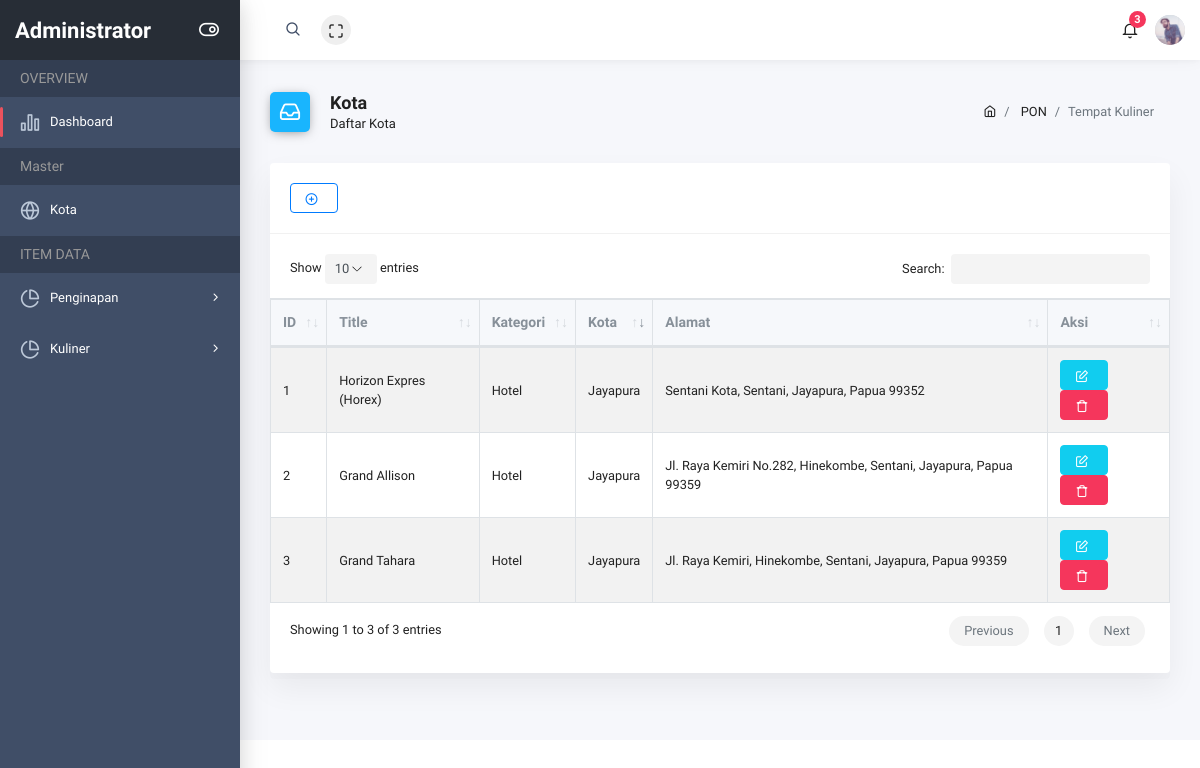
The app's page /penginapan (signed in) with its own data.
### pon/models.py (models this page shows, shortened)
class Penginapan(models.Model):
    id_penginapan = models.AutoField(primary_key=True)
    kategori = models.ForeignKey(Kategori_penginapan, on_delete=models.CASCADE)
    kota = models.ForeignKey(Kota, on_delete=models.CASCADE)
    title = models.CharField(max_length=150)
    slug = models.SlugField(max_length=150, blank=True)
    latitude = models.CharField(max_length=128)
    longitude = models.CharField(max_length=128)
    alamat = models.CharField(max_length=250)
    deskripsi = models.TextField()
    class Meta:
        ordering = ('id_penginapan',)

class Kategori_penginapan(models.Model):
    id_kp = models.AutoField(primary_key=True)
    kp = models.CharField(max_length=50)
    class Meta:
        ordering = ('id_kp',)
    def __str__(self):
        return self.kp

class Kota(models.Model):
    id_kota = models.AutoField(primary_key=True)
    nama_kota = models.CharField(max_length=50)
    class Meta:
        ordering = ('id_kota',)
    def __str__(self):
        return self.nama_kota

### pon/views.py (the view)
# urls.py: path('penginapan', login_required(PenginapanView.as_view()), name='penginapan'),
class PenginapanView(ListView):
    template_name = 'layout/r-penginapan.html';
    model = Penginapan

### pon/templates/layout/r-penginapan.html
{% extends 'base/base_site.html' %}
{% block content %}
<div class="page-header">
    <div class="row align-items-end">
        <div class="col-lg-8">
            <div class="page-header-title">
                <i class="ik ik-inbox bg-blue"></i>
                <div class="d-inline">
                    <h5>Kota</h5>
                    <span>Daftar Kota<span>
                </div>
            </div>
        </div>
        <div class="col-lg-4">
            <nav class="breadcrumb-container" aria-label="breadcrumb">
                <ol class="breadcrumb">
                    <li class="breadcrumb-item">
                        <a href="../index.html"><i class="ik ik-home"></i></a>
                    </li>
                    <li class="breadcrumb-item">
                        <a href="#">PON</a>
                    </li>
                    <li class="breadcrumb-item active" aria-current="page">Tempat Kuliner</li>
                </ol>
            </nav>
        </div>
    </div>
</div>
<div class="row">
    <div class="col-md-12">
        <div class="card">
            <div class="card-header">
                <span class="center"><a href="#" class="btn btn-outline-primary" title="Tambah URL" type="button"><i class="ik ik-plus-circle"></i></a></span>
            </div>
            <div class="card-body">
                <table id="order-table" class="table table-striped table-bordered">
                    <thead>
                        <tr>
                            <th>ID</th>
                            <th>Title</th>
                            <th>Kategori</th>
                            <th>Kota</th>
                            <th>Alamat</th>
                            <th>Aksi</th>
                        </tr>
                    </thead>
                    <tbody>
                        {% for items in object_list %}
                        <tr>
                            <td>{{ items.id_penginapan }}</td>
                            <td>{{ items.title }}</td>
                            <td>{{ items.kategori }}</td>
                            <td>{{ items.kota }}</td>
                            <td>{{ items.alamat }}</td>
                            <td>
                                <a href="#" class="small btn btn-info" title="Edit"><i class="ik ik-edit"></i></a>
                                <a href="#" class="small btn btn-danger" title="Hapus"><i class="ik ik-trash"></i></a>
                            </td>
                        </tr>
                        {% endfor %}
                    </tbody>
                </table>
            </div>
        </div>
    </div>
</div>
{% endblock content %}

### records on screen
Penginapan: id_penginapan "1", title "Horizon Expres (Horex)", kategori "Hotel", kota "Jayapura", alamat "Sentani Kota, Sentani, Jayapura, Papua 99352"
Penginapan: id_penginapan "2", title "Grand Allison", kategori "Hotel", kota "Jayapura", alamat "Jl. Raya Kemiri No.282, Hinekombe, Sentani, Jayapura, Papua 99359"
Penginapan: id_penginapan "3", title "Grand Tahara", kategori "Hotel", kota "Jayapura", alamat "Jl. Raya Kemiri, Hinekombe, Sentani, Jayapura, Papua 99359"
